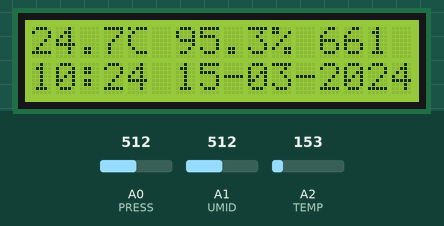
Simulated run of this sketch. Board: Arduino Uno, built with avr-gcc and run on an emulated ATmega328P. Parts: 16×2 character LCD. Wiring (inferred from the names in the program): DS1307 clock at I2C address 0x68. The test bench sets the inputs (shaded band); at power-on: A2 (TEMP) = 153, A0 (PRESS) = 512, A1 (UMID) = 512. The local clock reads 2024-03-15 10:24:30 at power-on unless the sketch sets it; what the sketch prints to the serial monitor is not drawn.

Above: at 1.2 s.
1.3 s: A2 (TEMP) set to 135
At 2.7 s:
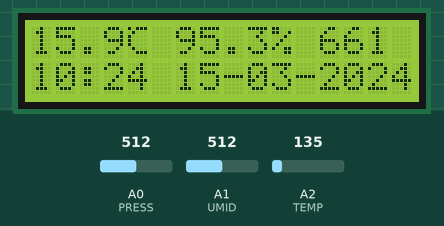
3.8 s: A2 (TEMP) set to 114
At 5.5 s:
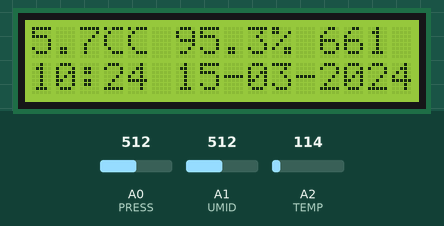
5.8 s: A0 (PRESS) set to 716
At 7.8 s:
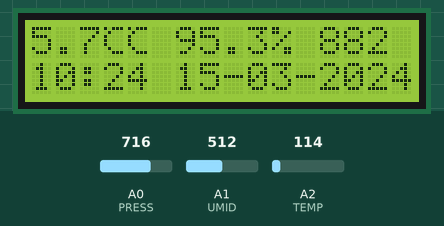
8.1 s: A1 (UMID) set to 716
At 10.4 s:
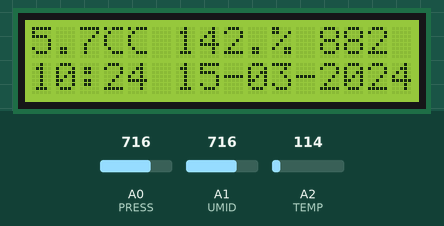
10.8 s: A0 (PRESS) set to 900
At 12.3 s:
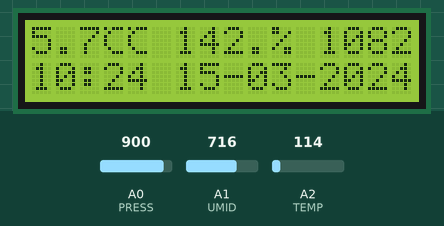
13.0 s: A1 (UMID) set to 158
At 14.8 s:
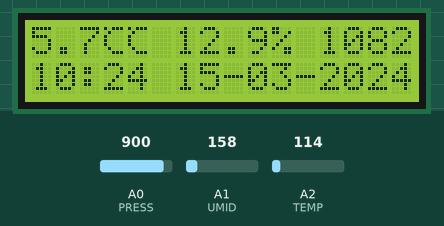
15.7 s: A1 (UMID) set to 130
Timing chart, 0 to 18.7 s (numbered marks = the images above; inputs shaded):
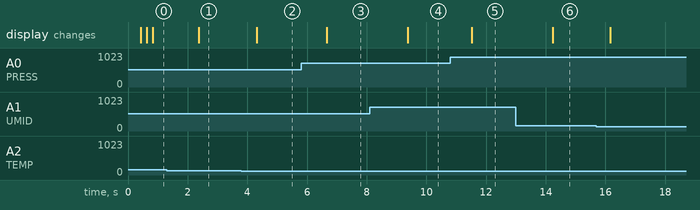

Measured:
- the behaviour switches between 123 and 122 on A2 (TEMP) (found by bisection; images 1 and 2)
- after the input at 1.3 s, the display: changes after 1.1 s (image 1)
- after the input at 3.8 s, the display: changes after 0.52 s (image 2)
- after the input at 5.8 s, the display: changes after 0.86 s (image 3)
- after the input at 8.1 s, the display: changes after 1.3 s (image 4)
- after the input at 10.8 s, the display: changes after 0.72 s (image 5)
- after the input at 13.0 s, the display: changes after 1.2 s (image 6)

The sketch:

METEO__SHIELD_IDE_1_1_esempio.ino
```cpp
//CODE MADE BY VINCENZO MENDOLA USING THE SAME RTC LIBRARY AND RTC CODE MADE BY FUTURA ELETTRONICA//

// LIBRARIES

#include <Wire.h>
#include "RTClib.h"
#include <LiquidCrystal.h>

// LCD PINS

LiquidCrystal lcd(12, 11, 5, 4, 3, 2);

RTC_DS1307 RTC;

// VARIABLES DEFINITION AND INITIALIZATION

#define TEMP 2      //TEMPERATURE ACQUISITION ON ANALOG PIN 2
#define UMID 1      //HUMIDITY ACQUISITION ON ANALOG PIN 1
#define PRESS 0     //PRESSURE ACQUISITION ON ANALOG PIN 0
float val = 0.0;
float T= 0.0;
double umidita = 0.0;
double RH = 0.0;
double RHout = 0.0;
double UM = 0.0;
double Pascal=0.0;
double PS=0.0;
double P=0.0;
float VADC= 5;
int DPR = 0;
int RHCORR = 0;
int PCORR = 0;
int TCORR= 0;
double STAMPA_T = 0;
double STAMPA_U = 0;
double STAMPA_P = 0 ;
byte degree[8] = { //  CHARACTER "°C" DEFINITION
  B10111,
  B01000,
  B10000,
  B10000,
  B10000,
  B01000,
  B00111,
};

void setup() {
  Serial.begin(9600);
  lcd.begin(16, 2);
  lcd.createChar(0, degree); // "°C" SYMBOL
  Wire.begin();
  RTC.begin();
  RTC.sqw(1);		//0 Led off - 1 Freq 1Hz - 2 Freq 4096kHz - 3 Freq 8192kHz - 4 Freq 32768kHz

  if (! RTC.isrunning()) {
    Serial.println("RTC is NOT running!");
    // following line sets the RTC to the date & time this sketch was compiled
    RTC.adjust(DateTime(__DATE__, __TIME__));
  }
}

void loop() {

  // RTC LCD OUTPUT

  DateTime now = RTC.now();
  lcd.setCursor(0, 1);
  if (now.hour() < 10) {
    lcd.print("0");
  }
  lcd.print(now.hour(),DEC);    // HOUR
  lcd.print(":");
  if (now.minute() < 10) {
    lcd.print("0");
  }
  lcd.print(now.minute(), DEC);// MINUTES

  lcd.setCursor(6, 1);
  if (now.day() < 10) {
    lcd.print("0");
  }
  lcd.print(now.day(), DEC);  // DAY
  lcd.print('-');
  if (now.month ()<10) {
    lcd.print("0");
  }
  lcd.print(now.month(), DEC);//MONTH
  lcd.print('-');
  lcd.print(now.year(), DEC);  //YEAR


  // SERIAL RTC OUPUT

  if (now.hour() < 10) {
    Serial.print("0");
  }
  Serial.print(now.hour(),DEC);
  Serial.print(":");
  if (now.minute() < 10) {
    Serial.print("0");
  }
  Serial.print(now.minute(), DEC);
  Serial.print(":");
  if (now.second() < 10) {
    Serial.print("0");
  }
  Serial.print(now.second(), DEC);
  Serial.print("; ");

  if (now.day() < 10) {
    Serial.print("0");
  }
  Serial.print(now.day(), DEC);
  Serial.print('-');
  if (now.month ()<10) {
    Serial.print("0");
  }
  Serial.print(now.month(), DEC);
  Serial.print('-');
  Serial.println(now.year(), DEC);

  Serial.println();

  // SERIAL METEO OUTPUT

  STAMPA_T= (temp());
  STAMPA_U= (readUMID());
  STAMPA_P = (pressure());


  Serial.print("TEMPERATURA ");
  Serial.print(STAMPA_T);
  Serial.write(176);
  Serial.print("C; ");

  Serial.print("UMIDITA' ");
  Serial.print(STAMPA_U);
  Serial.print("%; ");

  Serial.print("PRESSIONE ");
  Serial.print(STAMPA_P);
  Serial.println("mbar");

  // LCD METEO OUTPUT

  lcd.setCursor(0, 0);
  lcd.print(STAMPA_T,1); //SHOW ONLY THE FIRST DECIMAL
  lcd.write((uint8_t)0); //PRINT "°C" CHARACTER (IDE 1.0.1)
  delay(200);

  lcd.setCursor(6, 0);
  lcd.print(STAMPA_U,1);//SHOW ONLY THE FIRST DECIMAL
  lcd.setCursor(10,0);
  lcd.print("%");
  delay(200);

  lcd.setCursor(12, 0);
  lcd.print(STAMPA_P,0);//SHOW ONLY THE INTEGER PART
  delay(200);
}


float temp() {
  double nread = 100.0;          // NUMBER OF READINGS
  double somma = 0.0;
  for (int i=0; i<nread; i++)
  {
    val = analogRead(TEMP);
    T = (((VADC/1024.0*val)-0.5)* 100)+TCORR;   //TEMPERATURE
    somma += T;
  }
  delay(100);
  return (somma/nread);
}

double readUMID(){
  double nread = 100.0;          // NUMBER OF READINGS
  double somma = 0.0;
  for (int i=0; i<nread; i++)
  {
    UM = analogRead( UMID );
    RHout=(((UM*VADC/1024.0/3.3)-0.1515)/0.00636)+RHCORR;    //HUMIDITY
    somma += RHout;
  }
  delay(100);
  return  ( somma / nread );
}

float pressure(){
  double nread = 100.0;           // NUMBER OF READINGS
  double somma = 0.0;
  for (int i=0; i<nread; i++)
  {
    Pascal=analogRead(PRESS);
    P=(((Pascal*VADC/1024)/VADC+0.095)/0.009)*10+DPR+PCORR;  //PRESSURE TRANSFERT FUNCTION
    somma += P;
  }
  delay(100);
  return  ( somma / nread );
}
```
